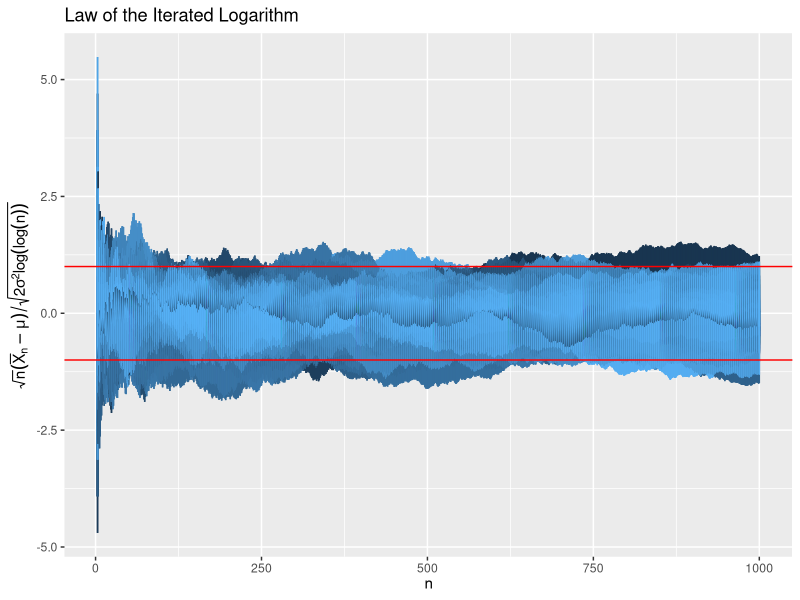
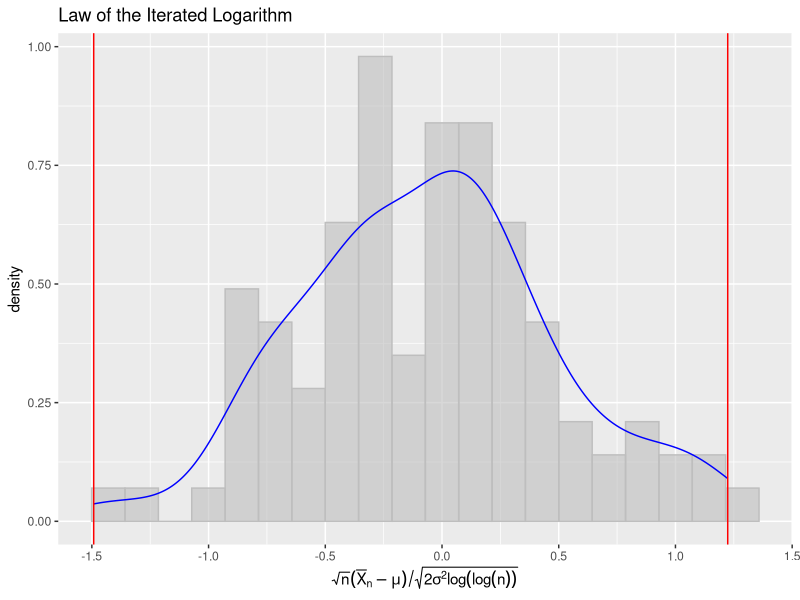

Write the R code that produced these figures, in order.
### 重複対数の法則 (ggplot2での描画)
library(tidyverse) # パッケージの読み込み
set.seed(345)      # 乱数のシード値の指定
omega <- 1:6       # サイコロの出る目の集合
p <- rep(1:2, 3)   # 出現確率の比
(mu <- weighted.mean(omega, p)) # 理論平均
(v <- weighted.mean(omega^2, p)-mu^2) # 理論分散
n <- 1000 # サンプル数
mc <- 100 # 実験回数
x <- matrix( # 複数のパスを同時に計算
    sample(omega, size=n*mc, prob=p, replace=TRUE),
    n, mc) # 各列が1つの実験に対応するように整理
n0 <- 3 # n>=n0からプロット
y <- sqrt(n0:n)*(apply(x,2,"cumsum")[n0:n,]/
                 (n0:n)-mu)/sqrt(2*v*log(log(n0:n)))
                                        # 列ごとに計算
myDat1 <- gather(data.frame(x=n0:n,y), path, value, -x)
ggplot(myDat1) +
    geom_line(aes(x=x, y=value,
                  colour=as.numeric(factor(path)))) +
    geom_hline(yintercept=c(-1,1), colour="red") + 
    labs(x=expression(n),
         y=expression(sqrt(n)*(bar(X)[n]-mu)/
                      sqrt(2*sigma^2*log(log(n)))),
         title="Law of the Iterated Logarithm") +
    theme(legend.position="none") 
## 別の描き方の例
myDat2 <- data.frame(obs=y[nrow(y),])
ggplot(myDat2, aes(x=obs)) + 
    geom_histogram(aes(y=..density..), bins=20,
                   colour="gray",
                   fill="gray", alpha=.6) +
    geom_density(colour="blue") +
    geom_vline(xintercept=with(myDat2,max(obs)),
               colour="red") +
    geom_vline(xintercept=with(myDat2,min(obs)),
               colour="red") +
    labs(x=expression(sqrt(n)*(bar(X)[n]-mu)/
                      sqrt(2*sigma^2*log(log(n)))),
         title="Law of the Iterated Logarithm")
